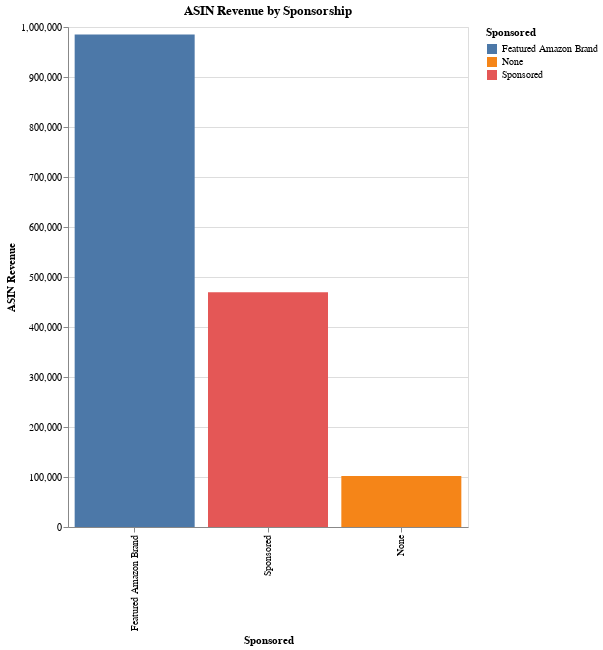

The notebook cell this image was saved under:
### Code cell
chart4 = alt.Chart(sponsored_revenue).mark_bar().encode(
    x=alt.X('Sponsored', sort='-y'),
    y='ASIN Revenue',
    color='Sponsored'
  ).properties(
    width=400,
    height=500,
    title='ASIN Revenue by Sponsorship'
  )
chart4

### Figure 1 — Vega-Lite specification as saved in the notebook (floating-point values rounded to 4 significant figures)
{"config": {"view": {"continuousWidth": 300, "continuousHeight": 300}}, "data": {"name": "data-5c0ef3658e3df18e445fc114dd124b62"}, "mark": {"type": "bar"}, "encoding": {"color": {"field": "Sponsored", "type": "nominal"}, "x": {"field": "Sponsored", "sort": "-y", "type": "nominal"}, "y": {"field": "ASIN Revenue", "type": "quantitative"}}, "height": 500, "title": "ASIN Revenue by Sponsorship", "width": 400, "$schema": "https://vega.github.io/schema/vega-lite/v5.20.1.json", "datasets": {"data-5c0ef3658e3df18e445fc114dd124b62": [{"Sponsored": "Featured Amazon Brand", "ASIN Revenue": 985000.0}, {"Sponsored": "None", "ASIN Revenue": 101800.0}, {"Sponsored": "Sponsored", "ASIN Revenue": 469600.0}]}}
